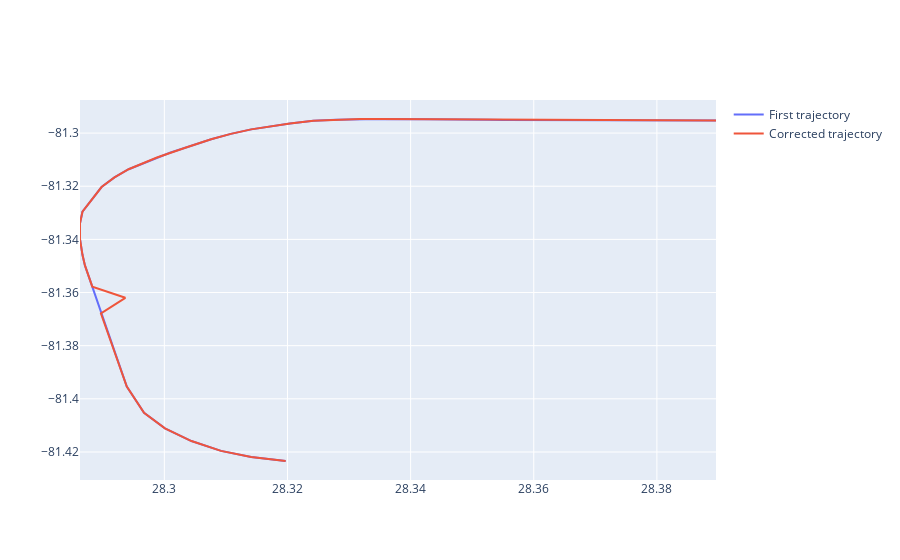

The notebook cell this image was saved under:
### Code cell
fig = go.Figure()

# fig.
fig.add_scatter(x=trajectory3[ -100:, 1 ], y=trajectory3[ -100:, 2 ], name='First trajectory')

fig.add_scatter(x=correctedTraj[ -100:, 1 ], y=correctedTraj[ -100:, 2 ], name='Corrected trajectory')

fig.show()
